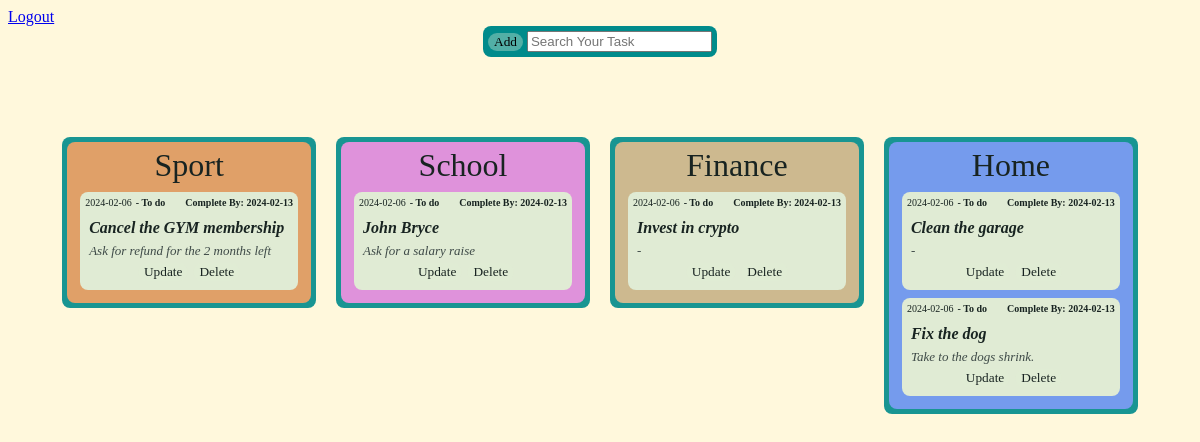
Screenshot of / (signed in) with the database file from the repository.
### tasksApp/models.py (models this page shows)
class Task(models.Model):
    status1 = "To do"
    status2 = "In progress"
    status3 = "Done"
    STATUS_CHOICES = [(status1, "To do"), (status2, "In progress"), (status3, "Done"),]
    category = models.CharField(max_length=256)
    description = models.CharField(max_length=256)
    dateCreated = models.CharField(max_length=256)
    dueDate = models.CharField(max_length=256)
    notes = models.CharField(max_length=256)
    status = models.CharField(max_length=256, choices=STATUS_CHOICES)
    users = models.ManyToManyField(UserBasic, related_name="tasks")

### tasksApp/views.py (the view)
# urls.py: 2. Add a URL to urlpatterns:  path('', views.home, name='home')
def home(request, message=""):
    if "username" in request.session:
        userTasks = Task.objects.filter(users__username__in=[request.session["username"]])
        message = request.GET.get('message', "")
        return render(request=request, template_name="home.html", context={"categories":userTasks.values_list("category", flat=True).distinct(), "tasks":userTasks, "addForm":TaskModelForm(), "message":message})
    else:
        return redirect("login")

### tasksApp/forms.py
class TaskModelForm(ModelForm):
    class Meta:
        model = Task
        fields = ["category", "description", "dueDate", "notes", "status", "users", "dateCreated"]
        widgets = {
            "category": forms.TextInput(attrs={"placeholder":"'Financial'"}),
            "description": forms.TextInput(attrs={"placeholder":"'Call the Bank'"}),
            "dueDate": forms.TextInput(attrs={"value":f"{date.today() + timedelta(days=7)}"}),
            "notes": forms.TextInput(attrs={"placeholder":"'Ask for Shirley'"}),
            "dateCreated": forms.TextInput(attrs={"value":f"{date.today()}", "hidden":"true"}),
            "status": forms.Select()
        }
        labels = {
            "dateCreated": "",
            "dueDate": "Complete By"
        }

### tasksApp/models.py (called while the page is built)
    def __str__(self):
        return self.username

### tasksApp/templates/home.html (shortened to what this page needs)
<!DOCTYPE html>
{% load static %}
<html lang="en">
<head>
    <link rel="stylesheet" href="{% static 'tasksApp/css/style.css' %}">
</head>
<body>
    <a href="/logout/">Logout</a>
    <div class="navbar" id="navbar">
        <button onclick="addFormDiv()">Add</button>
        <input id="search" oninput="searchTask(this.value)" type="text" placeholder="Search Your Task">
    </div>
    <div class="deleteDiv" id="deleteDiv">{{ message }}</div>
    <div class="allTasks">
        {% for category in categories %}
            <div class="defaultCategory">
            <div class="{{ category }}">
                <div class="h4">{{ category }}</div>
                {% for task in tasks %}
                    {% if task.category == category %}
                        <div class="task" id="task{{ task.id }}">
                            <div style="display: flex; margin-bottom: 7px; justify-content: center;">
                                <div style="font-size: x-small;">{{ task.dateCreated }}</div>
                                <div style="font-size: x-small; padding-left: 4px; font-weight: bolder;"> - {{ task.status }}</div>
                                <div style="font-size: x-small; padding-left: 20px; font-weight: bolder;">Complete By: {{ task.dueDate }}</div>
                            </div>
                            <div style="display: flex; flex-direction: column;">
                                <div>
                                    <div style="display: flex; gap: 5px;">
                                        <div style="padding: 4px; font-style: italic; font-family: cursive; font-weight: bold;">{{ task.description }}</div>
                                    </div>
                                </div>
                                <div style="padding-left: 4px; padding-top: 2px; font-style: italic; font-family: cursive; font-size: small; font-weight: lighter; color: rgb(47, 47, 47);">{{ task.notes }}</div>
                            </div>
                            <div class="buttons">
                                <button onclick="updateTask('{{ task.id }}', '{{task.dateCreated}}', `{{ task.description }}`, '{{ task.dueDate }}', '{{ task.notes }}', '{{ task.status }}')">Update</button>
                                <button onclick="deleteTask('{{ task.id }}')">Delete</button>
                            </div>
                        </div>
                    {% endif %}
                {% endfor %}
            </div></div>
        {% endfor %}
    </div>
</body>
</html>

### tasksApp/static/tasksApp/css/style.css (style rules this page uses)
body { background-color: cornsilk; }
.navbar { margin: auto; background-color:darkcyan; width: fit-content; padding: 5px; border-radius: 8px; }
.allTasks { display: flex; flex-direction: row; flex-wrap: wrap; gap: 20px; margin-top: 40px; justify-content: center; }
.defaultCategory { background-color:darkcyan; border-radius: 8px; padding: 5px; opacity: 0.9; height: fit-content; }
.h4 { font-size:xx-large; font-family: fantasy; text-align: center; }
.Finance, .Financial, .Test { all: inherit; padding: 5px; background-color: burlywood; }
.Sport, .Sports { all: inherit; background-color: rgb(246, 153, 88); padding: 5px; }
.Home, .Clean { all: inherit; background-color: rgb(115, 147, 250); padding: 5px; }
.School, .Uni, .Studies, .University { all: inherit; background-color: rgb(244, 135, 228); padding: 5px; }
.task { padding: 5px; border-radius: 8px; opacity: 1; background-color: beige; display: flex; flex-direction: column; margin: 8px; }
.buttons { padding: 4px; margin: auto; display: flex; gap: 5px; }
button { background-color:rgba(245, 245, 220, 0.333); border-radius: 32px; font-family:cursive; border-style: none; }
.deleteDiv { text-align: center; display: flex; flex-direction: column; margin: auto; padding: 20px; font-size: xx-large; }

### rows the page displays
Task: dateCreated "2024-02-06", status "To do", dueDate "2024-02-13", description "Cancel the GYM membership", notes "Ask for refund for the 2 months left"
Task: dateCreated "2024-02-06", status "To do", dueDate "2024-02-13", description "John Bryce", notes "Ask for a salary raise"
Task: dateCreated "2024-02-06", status "To do", dueDate "2024-02-13", description "Invest in crypto", notes "-"
Task: dateCreated "2024-02-06", status "To do", dueDate "2024-02-13", description "Clean the garage", notes "-"
Task: dateCreated "2024-02-06", status "To do", dueDate "2024-02-13", description "Fix the dog", notes "Take to the dogs shrink."

### other values shown
{{ category }} "Sport" "School" "Finance" "Home"
